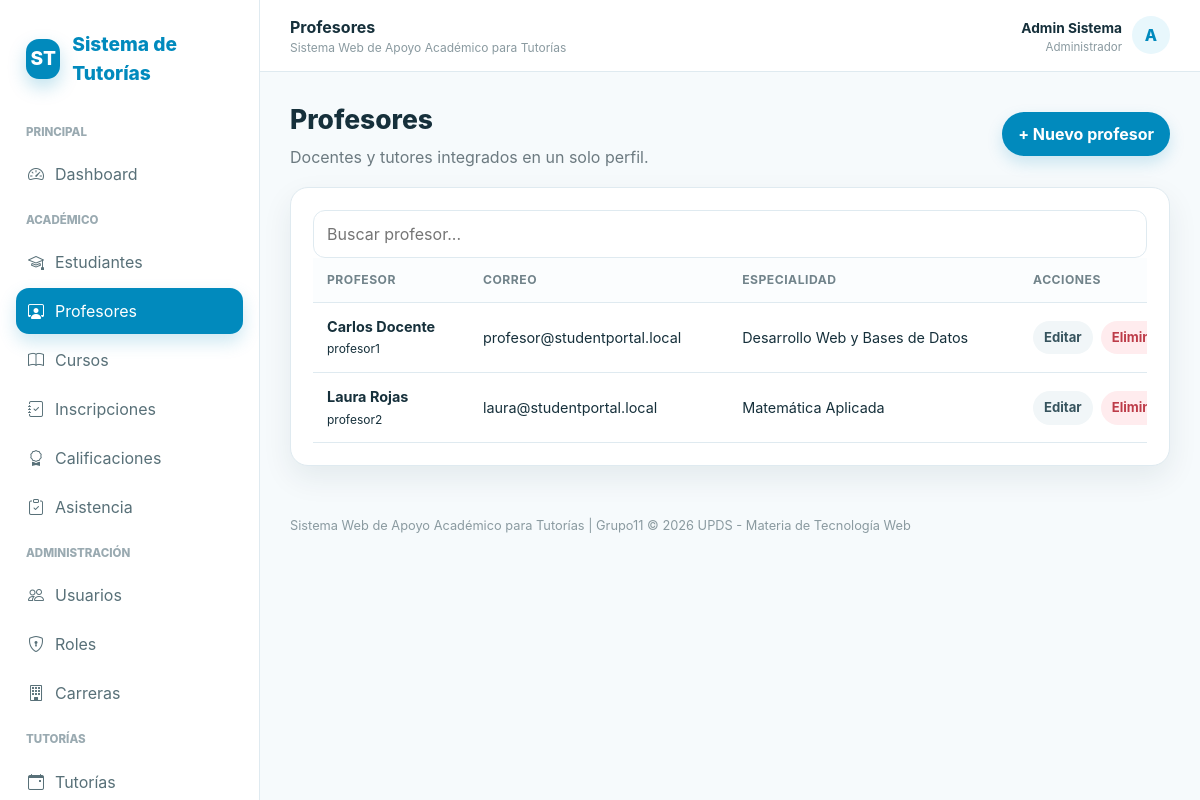
The page /controllers/profesores.php (signed in) on the database its author committed.
### tables this page shows
CREATE TABLE profesores (
    id_profesor INT AUTO_INCREMENT PRIMARY KEY,
    id_usuario INT NOT NULL UNIQUE,
    especialidad VARCHAR(150) NULL,
    biografia TEXT NULL,
    FOREIGN KEY (id_usuario) REFERENCES usuarios(id_usuario) ON DELETE CASCADE
);

CREATE TABLE usuarios (
    id_usuario INT AUTO_INCREMENT PRIMARY KEY,
    id_rol INT NOT NULL,
    nombre VARCHAR(100) NOT NULL,
    apellido VARCHAR(100) NOT NULL,
    correo VARCHAR(150) NOT NULL UNIQUE,
    usuario VARCHAR(50) NOT NULL UNIQUE,
    contrasena_hash VARCHAR(255) NOT NULL,
    telefono VARCHAR(20) NULL,
    estado ENUM('activo', 'inactivo') NOT NULL DEFAULT 'activo',
    fecha_registro DATETIME DEFAULT CURRENT_TIMESTAMP,
    FOREIGN KEY (id_rol) REFERENCES roles(id_rol) ON UPDATE CASCADE
);

### controllers/profesores.php (called while the page is built, shortened)
<?php
require_once __DIR__.'/../config/conexion.php';require_once __DIR__.'/../includes/seguridad.php';require_role(['administrador']);require_once __DIR__.'/../models/ProfesorModel.php';$m=new ProfesorModel($pdo);$id=(int)($_GET['id']??0);$accion=$_GET['accion']??'listar';
$registro=$id?$m->obtenerPorId($id):null;$registros=$m->obtenerTodas();$tituloPagina='Profesores';require __DIR__.'/../views/profesores/index.php';

### models/ProfesorModel.php (called while the page is built, shortened)
<?php
class ProfesorModel {private PDO $pdo;function __construct(PDO $pdo){$this->pdo=$pdo;} function obtenerTodas(){return $this->pdo->query("SELECT p.*,u.nombre,u.apellido,u.correo,u.usuario FROM profesores p JOIN usuarios u ON u.id_usuario=p.id_usuario ORDER BY u.apellido,u.nombre")->fetchAll();} function obtenerPorId($id){$s=$this->pdo->prepare('SELECT p.*,u.nombre,u.apellido,u.correo,u.usuario,u.telefono FROM profesores p JOIN usuarios u ON u.id_usuario=p.id_usuario WHERE p.id_profesor=?');$s->execute([$id]);return $s->fetch();} function obtenerPorUsuario($id){$s=$this->pdo->prepare('SELECT p.* FROM profesores p WHERE p.id_usuario=?');$s->execute([$id]);return $s->fetch();}
 }

### includes/seguridad.php (called while the page is built, shortened)
<?php
function e($v): string { return htmlspecialchars((string)$v, ENT_QUOTES, 'UTF-8'); }

### views/profesores/index.php (the view, shortened to what this page needs)
<?php include __DIR__.'/../layouts/header.php';?><div class="toolbar"><div><h1 class="page-title">Profesores</h1><p class="subtitle">Docentes y tutores integrados en un solo perfil.</p></div><a class="btn btn-primary" href="?accion=crear">+ Nuevo profesor</a></div><div class="card"><div class="card-body"><input class="search" data-search="#tabla" placeholder="Buscar profesor..."><div class="table-wrap"><table class="table" id="tabla"><thead><tr><th>Profesor</th><th>Correo</th><th>Especialidad</th><th>Acciones</th></tr></thead><tbody><?php foreach($registros as $r):?><tr><td><strong><?=e($r['nombre'].' '.$r['apellido'])?></strong><br><small><?=e($r['usuario'])?></small></td><td><?=e($r['correo'])?></td><td><?=e($r['especialidad'])?></td><td><div class="actions"><a class="btn btn-light btn-sm" href="?accion=editar&id=<?=$r['id_profesor']?>">Editar</a><form method="post" onsubmit="return confirm('¿Eliminar profesor?')"><button class="btn btn-danger btn-sm">Eliminar</button></form></div></td></tr><?php endforeach;?></tbody></table></div></div></div><?php include __DIR__.'/../layouts/footer.php';?>

### assets/css/style.css (style rules this page uses)
:root { --primary: #018abd; --primary-dark: #01698f; --primary-light: #e8f7fc; --primary-soft: #f1fbfe; --text: #16303b; --muted: #6c7a80; --bg: #f6fafc; --card: #ffffff; --border: #dfeaf0; --success: #18824a; --success-bg: #eaf8f0; --warning: #956f00; --warning-bg: #fff7df; --danger: #bd3c49; --danger-bg: #ffecee; --shadow: 0 12px 30px rgba(0, 45, 65, 0.08); --shadow-hover: 0 12px 28px rgba(1, 138, 189, 0.18); --radius: 18px; --pill: 999px; }
* { box-sizing: border-box; }
html { scroll-behavior: smooth; }
body { margin: 0; font-family: Inter, system-ui, -apple-system, BlinkMacSystemFont, "Segoe UI", sans-serif; background: var(--bg); color: var(--text); line-height: 1.5; }
a { color: inherit; text-decoration: none; }
button, input, select, textarea { font: inherit; }
button, a, input, select, textarea { -webkit-tap-highlight-color: transparent; }
.page-title { font-size: 1.65rem; font-weight: 800; margin: 0; }
.subtitle { color: var(--muted); margin: 5px 0 0; }
.toolbar { display: flex; gap: 14px; justify-content: space-between; align-items: center; flex-wrap: wrap; margin-bottom: 18px; }
.card { background: var(--card); border: 1px solid var(--border); border-radius: var(--radius); box-shadow: var(--shadow); }
.card-body { padding: 22px; }
.btn { border: 0; border-radius: var(--pill); padding: 10px 16px; font-weight: 700; cursor: pointer; display: inline-flex; align-items: center; justify-content: center; gap: 8px; transition: transform 0.2s ease, box-shadow 0.2s ease, background 0.2s ease, color 0.2s ease; }
.btn-primary { background: var(--primary); color: #ffffff; box-shadow: 0 7px 16px rgba(1, 138, 189, 0.18); }
.btn-light { background: #f1f6f8; color: #37545e; }
.btn-danger { background: var(--danger-bg); color: var(--danger); }
.btn-sm { padding: 7px 11px; font-size: 0.82rem; }
.actions { display: flex; gap: 8px; flex-wrap: wrap; align-items: center; }
.search { border: 1px solid var(--border); border-radius: 12px; padding: 11px 13px; min-width: 230px; outline: none; }
input, select, textarea { width: 100%; border: 1px solid var(--border); border-radius: 11px; padding: 10px 12px; background: #ffffff; color: var(--text); outline: none; transition: border-color 0.2s ease, box-shadow 0.2s ease; }
.table-wrap { overflow-x: auto; }
.table { width: 100%; border-collapse: collapse; min-width: 900px; }
.table th, .table td { padding: 13px 14px; border-bottom: 1px solid var(--border); text-align: left; font-size: 0.9rem; vertical-align: middle; }
.table th { font-size: 0.76rem; text-transform: uppercase; letter-spacing: 0.04em; color: #71838a; background: #fbfdfe; }

### rows shown on the page
profesores: id_usuario.apellido "Carlos Docente", id_usuario.usuario "profesor1", id_usuario.correo "profesor@studentportal.local", especialidad "Desarrollo Web y Bases de Datos"
profesores: id_usuario.apellido "Laura Rojas", id_usuario.usuario "profesor2", id_usuario.correo "laura@studentportal.local", especialidad "Matemática Aplicada"

### other values the page prints
$tituloPagina "Profesores"
$nombreUsuario "Admin Sistema"
$rol "Administrador"
$inicialUsuario "A"
